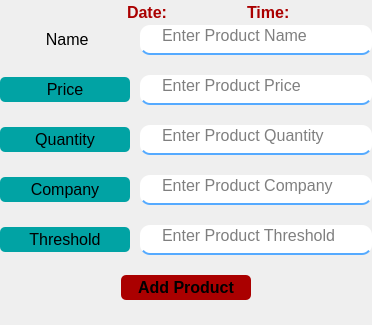
         <widget class="QWidget" name="addProductPage">
          <layout class="QVBoxLayout" name="verticalLayout_21">
           <property name="spacing">
            <number>0</number>
           </property>
           <property name="leftMargin">
            <number>0</number>
           </property>
           <property name="topMargin">
            <number>0</number>
           </property>
           <property name="rightMargin">
            <number>0</number>
           </property>
           <property name="bottomMargin">
            <number>0</number>
           </property>
           <item alignment="Qt::AlignRight|Qt::AlignTop">
            <widget class="QWidget" name="dataTimeWidget" native="true">
             <property name="sizePolicy">
              <sizepolicy hsizetype="Fixed" vsizetype="Fixed">
               <horstretch>0</horstretch>
               <verstretch>0</verstretch>
              </sizepolicy>
             </property>
             <property name="minimumSize">
              <size>
               <width>100</width>
               <height>25</height>
              </size>
             </property>
             <layout class="QHBoxLayout" name="horizontalLayout_10">
              <property name="spacing">
               <number>0</number>
              </property>
              <property name="leftMargin">
               <number>0</number>
              </property>
              <property name="topMargin">
               <number>0</number>
              </property>
              <property name="rightMargin">
               <number>0</number>
              </property>
              <property name="bottomMargin">
               <number>0</number>
              </property>
              <item alignment="Qt::AlignHCenter">
               <widget class="QWidget" name="widget_9" native="true">
                <layout class="QHBoxLayout" name="horizontalLayout_16">
                 <property name="spacing">
                  <number>0</number>
                 </property>
                 <property name="leftMargin">
                  <number>0</number>
                 </property>
                 <property name="topMargin">
                  <number>0</number>
                 </property>
                 <property name="rightMargin">
                  <number>0</number>
                 </property>
                 <property name="bottomMargin">
                  <number>0</number>
                 </property>
                 <item>
                  <widget class="QLabel" name="label_5">
                   <property name="sizePolicy">
                    <sizepolicy hsizetype="Preferred" vsizetype="Fixed">
                     <horstretch>0</horstretch>
                     <verstretch>0</verstretch>
                    </sizepolicy>
                   </property>
                   <property name="font">
                    <font>
                     <pointsize>12</pointsize>
                     <weight>75</weight>
                     <bold>true</bold>
                    </font>
                   </property>
                   <property name="styleSheet">
                    <string notr="true">color: rgb(170, 0, 0);</string>
                   </property>
                   <property name="text">
                    <string>Date:</string>
                   </property>
                  </widget>
                 </item>
                 <item>
                  <widget class="QLabel" name="displayDate">
                   <property name="sizePolicy">
                    <sizepolicy hsizetype="Fixed" vsizetype="Preferred">
                     <horstretch>0</horstretch>
                     <verstretch>0</verstretch>
                    </sizepolicy>
                   </property>
                   <property name="minimumSize">
                    <size>
                     <width>80</width>
                     <height>0</height>
                    </size>
                   </property>
                   <property name="text">
                    <string/>
                   </property>
                  </widget>
                 </item>
                </layout>
               </widget>
              </item>
              <item alignment="Qt::AlignHCenter">
               <widget class="QWidget" name="widget_8" native="true">
                <layout class="QHBoxLayout" name="horizontalLayout_15">
                 <property name="spacing">
                  <number>2</number>
                 </property>
                 <property name="leftMargin">
                  <number>0</number>
                 </property>
                 <property name="topMargin">
                  <number>0</number>
                 </property>
                 <property name="rightMargin">
                  <number>0</number>
                 </property>
                 <property name="bottomMargin">
                  <number>0</number>
                 </property>
                 <item>
                  <widget class="QLabel" name="label_11">
                   <property name="sizePolicy">
                    <sizepolicy hsizetype="Preferred" vsizetype="Fixed">
                     <horstretch>0</horstretch>
                     <verstretch>0</verstretch>
                    </sizepolicy>
                   </property>
                   <property name="minimumSize">
                    <size>
                     <width>0</width>
                     <height>0</height>
                    </size>
                   </property>
                   <property name="font">
                    <font>
                     <pointsize>12</pointsize>
                     <weight>75</weight>
                     <bold>true</bold>
                    </font>
                   </property>
                   <property name="styleSheet">
                    <string notr="true">color: rgb(170, 0, 0);</string>
                   </property>
                   <property name="text">
                    <string>Time:</string>
                   </property>
                  </widget>
                 </item>
                 <item>
                  <widget class="QLabel" name="displayTime">
                   <property name="sizePolicy">
                    <sizepolicy hsizetype="Fixed" vsizetype="Preferred">
                     <horstretch>0</horstretch>
                     <verstretch>0</verstretch>
                    </sizepolicy>
                   </property>
                   <property name="minimumSize">
                    <size>
                     <width>80</width>
                     <height>0</height>
                    </size>
                   </property>
                   <property name="text">
                    <string/>
                   </property>
                  </widget>
                 </item>
                </layout>
               </widget>
              </item>
             </layout>
            </widget>
           </item>
           <item>
            <widget class="QWidget" name="widget" native="true">
             <property name="sizePolicy">
              <sizepolicy hsizetype="Preferred" vsizetype="Expanding">
               <horstretch>0</horstretch>
               <verstretch>0</verstretch>
              </sizepolicy>
             </property>
             <property name="styleSheet">
              <string notr="true"/>
             </property>
             <layout class="QVBoxLayout" name="verticalLayout_22">
              <property name="spacing">
               <number>0</number>
              </property>
              <property name="leftMargin">
               <number>0</number>
              </property>
              <property name="topMargin">
               <number>0</number>
              </property>
              <property name="rightMargin">
               <number>0</number>
              </property>
              <property name="bottomMargin">
               <number>0</number>
              </property>
              <item alignment="Qt::AlignHCenter|Qt::AlignVCenter">
               <widget class="QWidget" name="widget_6" native="true">
                <property name="sizePolicy">
                 <sizepolicy hsizetype="Fixed" vsizetype="Expanding">
                  <horstretch>0</horstretch>
                  <verstretch>0</verstretch>
                 </sizepolicy>
                </property>
                <property name="styleSheet">
                 <string notr="true">QWidget{
border-radius: 5px;
}
#inputProductName, #inputProductPrice, #inputProductQuantity, #inputProductCompany,#inputProductThreshold_2{
	
	color: rgb(0, 0, 0);
	border-bottom: 2px solid rgba(85, 170, 255);
	border-radius: 10px;
	padding-bottom: 7px;
    padding-left: 20px;
	padding-right: 20px;
}

QLineEdit:focus{
	border: 3px solid rgb(85, 170, 255);
	border-radius: 20px;
}
</string>
                </property>
                <layout class="QVBoxLayout" name="verticalLayout_23">
                 <property name="spacing">
                  <number>20</number>
                 </property>
                 <property name="leftMargin">
                  <number>0</number>
                 </property>
                 <property name="topMargin">
                  <number>0</number>
                 </property>
                 <property name="rightMargin">
                  <number>0</number>
                 </property>
                 <property name="bottomMargin">
                  <number>0</number>
                 </property>
                 <item>
                  <widget class="QWidget" name="widget_2" native="true">
                   <property name="sizePolicy">
                    <sizepolicy hsizetype="Preferred" vsizetype="Fixed">
                     <horstretch>0</horstretch>
                     <verstretch>0</verstretch>
                    </sizepolicy>
                   </property>
                   <layout class="QHBoxLayout" name="horizontalLayout_11">
                    <property name="spacing">
                     <number>10</number>
                    </property>
                    <property name="leftMargin">
                     <number>0</number>
                    </property>
                    <property name="topMargin">
                     <number>0</number>
                    </property>
                    <property name="rightMargin">
                     <number>0</number>
                    </property>
                    <property name="bottomMargin">
                     <number>0</number>
                    </property>
                    <item>
                     <widget class="QLabel" name="label">
                      <property name="sizePolicy">
                       <sizepolicy hsizetype="Fixed" vsizetype="Fixed">
                        <horstretch>0</horstretch>
                        <verstretch>0</verstretch>
                       </sizepolicy>
                      </property>
                      <property name="minimumSize">
                       <size>
                        <width>130</width>
                        <height>25</height>
                       </size>
                      </property>
                      <property name="font">
                       <font>
                        <pointsize>12</pointsize>
                       </font>
                      </property>
                      <property name="styleSheet">
                       <string notr="true">QLabel{
background-color: rgb(1, 163, 164);
text-align: center;
}#</string>
                      </property>
                      <property name="text">
                       <string> Name</string>
                      </property>
                      <property name="alignment">
                       <set>Qt::AlignCenter</set>
                      </property>
                     </widget>
                    </item>
                    <item>
                     <widget class="QLineEdit" name="inputProductName">
                      <property name="sizePolicy">
                       <sizepolicy hsizetype="Fixed" vsizetype="Fixed">
                        <horstretch>0</horstretch>
                        <verstretch>0</verstretch>
                       </sizepolicy>
                      </property>
                      <property name="minimumSize">
                       <size>
                        <width>232</width>
                        <height>30</height>
                       </size>
                      </property>
                      <property name="maximumSize">
                       <size>
                        <width>250</width>
                        <height>30</height>
                       </size>
                      </property>
                      <property name="font">
                       <font>
                        <pointsize>12</pointsize>
                        <weight>50</weight>
                        <bold>false</bold>
                       </font>
                      </property>
                      <property name="whatsThis">
                       <string>&lt;html&gt;&lt;head/&gt;&lt;body&gt;&lt;p&gt;adsasa&lt;/p&gt;&lt;/body&gt;&lt;/html&gt;</string>
                      </property>
                      <property name="styleSheet">
                       <string notr="true"/>
                      </property>
                      <property name="placeholderText">
                       <string>Enter Product Name</string>
                      </property>
                     </widget>
                    </item>
                   </layout>
                  </widget>
                 </item>
                 <item>
                  <widget class="QWidget" name="widget_3" native="true">
                   <property name="sizePolicy">
                    <sizepolicy hsizetype="Preferred" vsizetype="Fixed">
                     <horstretch>0</horstretch>
                     <verstretch>0</verstretch>
                    </sizepolicy>
                   </property>
                   <layout class="QHBoxLayout" name="horizontalLayout_12">
                    <property name="spacing">
                     <number>10</number>
                    </property>
                    <property name="leftMargin">
                     <number>0</number>
                    </property>
                    <property name="topMargin">
                     <number>0</number>
                    </property>
                    <property name="rightMargin">
                     <number>0</number>
                    </property>
                    <property name="bottomMargin">
                     <number>0</number>
                    </property>
                    <item>
                     <widget class="QLabel" name="label_2">
                      <property name="sizePolicy">
                       <sizepolicy hsizetype="Fixed" vsizetype="Fixed">
                        <horstretch>0</horstretch>
                        <verstretch>0</verstretch>
                       </sizepolicy>
                      </property>
                      <property name="minimumSize">
                       <size>
                        <width>130</width>
                        <height>25</height>
                       </size>
                      </property>
                      <property name="font">
                       <font>
                        <pointsize>12</pointsize>
                       </font>
                      </property>
                      <property name="styleSheet">
                       <string notr="true">background-color: rgb(1, 163, 164);</string>
                      </property>
                      <property name="text">
                       <string>Price</string>
                      </property>
                      <property name="alignment">
                       <set>Qt::AlignCenter</set>
                      </property>
                     </widget>
                    </item>
                    <item>
                     <widget class="QLineEdit" name="inputProductPrice">
                      <property name="sizePolicy">
                       <sizepolicy hsizetype="Fixed" vsizetype="Fixed">
                        <horstretch>0</horstretch>
                        <verstretch>0</verstretch>
                       </sizepolicy>
                      </property>
                      <property name="minimumSize">
                       <size>
                        <width>232</width>
                        <height>30</height>
                       </size>
                      </property>
                      <property name="maximumSize">
                       <size>
                        <width>250</width>
                        <height>30</height>
                       </size>
                      </property>
                      <property name="font">
                       <font>
                        <pointsize>12</pointsize>
                       </font>
                      </property>
                      <property name="styleSheet">
                       <string notr="true"/>
                      </property>
                      <property name="placeholderText">
                       <string>Enter Product Price</string>
                      </property>
                     </widget>
                    </item>
                   </layout>
                  </widget>
                 </item>
                 <item>
                  <widget class="QWidget" name="widget_4" native="true">
                   <property name="sizePolicy">
                    <sizepolicy hsizetype="Preferred" vsizetype="Fixed">
                     <horstretch>0</horstretch>
                     <verstretch>0</verstretch>
                    </sizepolicy>
                   </property>
                   <layout class="QHBoxLayout" name="horizontalLayout_13">
                    <property name="spacing">
                     <number>10</number>
                    </property>
                    <property name="leftMargin">
                     <number>0</number>
                    </property>
                    <property name="topMargin">
                     <number>0</number>
                    </property>
                    <property name="rightMargin">
                     <number>0</number>
                    </property>
                    <property name="bottomMargin">
                     <number>0</number>
                    </property>
                    <item>
                     <widget class="QLabel" name="label_3">
                      <property name="sizePolicy">
                       <sizepolicy hsizetype="Fixed" vsizetype="Maximum">
                        <horstretch>0</horstretch>
                        <verstretch>0</verstretch>
                       </sizepolicy>
                      </property>
                      <property name="minimumSize">
                       <size>
                        <width>130</width>
                        <height>25</height>
                       </size>
                      </property>
                      <property name="font">
                       <font>
                        <pointsize>12</pointsize>
                       </font>
                      </property>
                      <property name="styleSheet">
                       <string notr="true">background-color: rgb(1, 163, 164);</string>
                      </property>
                      <property name="text">
                       <string>Quantity</string>
                      </property>
                      <property name="alignment">
                       <set>Qt::AlignCenter</set>
                      </property>
                     </widget>
                    </item>
                    <item>
                     <widget class="QLineEdit" name="inputProductQuantity">
                      <property name="sizePolicy">
                       <sizepolicy hsizetype="Fixed" vsizetype="Fixed">
                        <horstretch>0</horstretch>
                        <verstretch>0</verstretch>
                       </sizepolicy>
                      </property>
                      <property name="minimumSize">
                       <size>
                        <width>232</width>
                        <height>30</height>
                       </size>
                      </property>
                      <property name="maximumSize">
                       <size>
                        <width>250</width>
                        <height>30</height>
                       </size>
                      </property>
                      <property name="font">
                       <font>
                        <pointsize>12</pointsize>
                       </font>
                      </property>
                      <property name="styleSheet">
                       <string notr="true"/>
                      </property>
                      <property name="placeholderText">
                       <string>Enter Product Quantity</string>
                      </property>
                     </widget>
                    </item>
                   </layout>
                  </widget>
                 </item>
                 <item>
                  <widget class="QWidget" name="widget_5" native="true">
                   <property name="sizePolicy">
                    <sizepolicy hsizetype="Preferred" vsizetype="Fixed">
                     <horstretch>0</horstretch>
                     <verstretch>0</verstretch>
                    </sizepolicy>
                   </property>
                   <layout class="QHBoxLayout" name="horizontalLayout_14">
                    <property name="spacing">
                     <number>10</number>
                    </property>
                    <property name="leftMargin">
                     <number>0</number>
                    </property>
                    <property name="topMargin">
                     <number>0</number>
                    </property>
                    <property name="rightMargin">
                     <number>0</number>
                    </property>
                    <property name="bottomMargin">
                     <number>0</number>
                    </property>
                    <item>
                     <widget class="QLabel" name="label_4">
                      <property name="sizePolicy">
                       <sizepolicy hsizetype="Fixed" vsizetype="Fixed">
                        <horstretch>0</horstretch>
                        <verstretch>0</verstretch>
                       </sizepolicy>
                      </property>
                      <property name="minimumSize">
                       <size>
                        <width>130</width>
                        <height>25</height>
                       </size>
                      </property>
                      <property name="font">
                       <font>
                        <pointsize>12</pointsize>
                       </font>
                      </property>
                      <property name="styleSheet">
                       <string notr="true">background-color: rgb(1, 163, 164);</string>
                      </property>
                      <property name="text">
                       <string>Company</string>
                      </property>
                      <property name="alignment">
                       <set>Qt::AlignCenter</set>
                      </property>
                     </widget>
                    </item>
                    <item>
                     <widget class="QLineEdit" name="inputProductCompany">
                      <property name="sizePolicy">
                       <sizepolicy hsizetype="Fixed" vsizetype="Fixed">
                        <horstretch>0</horstretch>
                        <verstretch>0</verstretch>
                       </sizepolicy>
                      </property>
                      <property name="minimumSize">
                       <size>
                        <width>232</width>
                        <height>30</height>
                       </size>
                      </property>
                      <property name="maximumSize">
                       <size>
                        <width>250</width>
                        <height>30</height>
                       </size>
                      </property>
                      <property name="font">
                       <font>
                        <pointsize>12</pointsize>
                       </font>
                      </property>
                      <property name="styleSheet">
                       <string notr="true"/>
                      </property>
                      <property name="placeholderText">
                       <string>Enter Product Company</string>
                      </property>
                     </widget>
                    </item>
                   </layout>
                  </widget>
                 </item>
                 <item>
                  <widget class="QWidget" name="widget_36" native="true">
                   <property name="sizePolicy">
                    <sizepolicy hsizetype="Preferred" vsizetype="Fixed">
                     <horstretch>0</horstretch>
                     <verstretch>0</verstretch>
                    </sizepolicy>
                   </property>
                   <layout class="QHBoxLayout" name="horizontalLayout_38">
                    <property name="spacing">
                     <number>10</number>
                    </property>
                    <property name="leftMargin">
                     <number>0</number>
                    </property>
                    <property name="topMargin">
                     <number>0</number>
                    </property>
                    <property name="rightMargin">
                     <number>0</number>
                    </property>
                    <property name="bottomMargin">
                     <number>0</number>
                    </property>
                    <item>
                     <widget class="QLabel" name="label_17">
                      <property name="sizePolicy">
                       <sizepolicy hsizetype="Fixed" vsizetype="Fixed">
                        <horstretch>0</horstretch>
                        <verstretch>0</verstretch>
                       </sizepolicy>
                      </property>
                      <property name="minimumSize">
                       <size>
                        <width>130</width>
                        <height>25</height>
                       </size>
                      </property>
                      <property name="font">
                       <font>
                        <pointsize>12</pointsize>
                       </font>
                      </property>
                      <property name="styleSheet">
                       <string notr="true">background-color: rgb(1, 163, 164);</string>
                      </property>
                      <property name="text">
                       <string>Threshold</string>
                      </property>
                      <property name="alignment">
                       <set>Qt::AlignCenter</set>
                      </property>
                     </widget>
                    </item>
                    <item>
                     <widget class="QLineEdit" name="inputProductThreshold_2">
                      <property name="sizePolicy">
                       <sizepolicy hsizetype="Fixed" vsizetype="Fixed">
                        <horstretch>0</horstretch>
                        <verstretch>0</verstretch>
                       </sizepolicy>
                      </property>
                      <property name="minimumSize">
                       <size>
                        <width>232</width>
                        <height>30</height>
                       </size>
                      </property>
                      <property name="maximumSize">
                       <size>
                        <width>250</width>
                        <height>30</height>
                       </size>
                      </property>
                      <property name="font">
                       <font>
                        <pointsize>12</pointsize>
                       </font>
                      </property>
                      <property name="styleSheet">
                       <string notr="true"/>
                      </property>
                      <property name="placeholderText">
                       <string>Enter Product Threshold</string>
                      </property>
                     </widget>
                    </item>
                   </layout>
                  </widget>
                 </item>
                 <item alignment="Qt::AlignHCenter">
                  <widget class="QWidget" name="widget_10" native="true">
                   <property name="minimumSize">
                    <size>
                     <width>50</width>
                     <height>0</height>
                    </size>
                   </property>
                   <layout class="QVBoxLayout" name="verticalLayout_25">
                    <property name="spacing">
                     <number>0</number>
                    </property>
                    <property name="leftMargin">
                     <number>0</number>
                    </property>
                    <property name="topMargin">
                     <number>0</number>
                    </property>
                    <property name="rightMargin">
                     <number>0</number>
                    </property>
                    <property name="bottomMargin">
                     <number>0</number>
                    </property>
                    <item>
                     <widget class="QPushButton" name="addProductBtn_3">
                      <property name="sizePolicy">
                       <sizepolicy hsizetype="Preferred" vsizetype="Preferred">
                        <horstretch>0</horstretch>
                        <verstretch>0</verstretch>
                       </sizepolicy>
                      </property>
                      <property name="minimumSize">
                       <size>
                        <width>130</width>
                        <height>25</height>
                       </size>
                      </property>
                      <property name="maximumSize">
                       <size>
                        <width>130</width>
                        <height>25</height>
                       </size>
                      </property>
                      <property name="font">
                       <font>
                        <pointsize>12</pointsize>
                        <weight>75</weight>
                        <bold>true</bold>
                       </font>
                      </property>
                      <property name="styleSheet">
                       <string notr="true">background-color: rgb(170, 0, 0);</string>
                      </property>
                      <property name="text">
                       <string>Add Product</string>
                      </property>
                     </widget>
                    </item>
                   </layout>
                  </widget>
                 </item>
                </layout>
               </widget>
              </item>
              <item alignment="Qt::AlignRight">
               <widget class="QWidget" name="widget_7" native="true">
                <property name="sizePolicy">
                 <sizepolicy hsizetype="Preferred" vsizetype="Fixed">
                  <horstretch>0</horstretch>
                  <verstretch>0</verstretch>
                 </sizepolicy>
                </property>
                <property name="minimumSize">
                 <size>
                  <width>130</width>
                  <height>25</height>
                 </size>
                </property>
                <property name="maximumSize">
                 <size>
                  <width>130</width>
                  <height>16777215</height>
                 </size>
                </property>
                <layout class="QVBoxLayout" name="verticalLayout_24">
                 <property name="spacing">
                  <number>0</number>
                 </property>
                 <property name="leftMargin">
                  <number>0</number>
                 </property>
                 <property name="topMargin">
                  <number>0</number>
                 </property>
                 <property name="rightMargin">
                  <number>0</number>
                 </property>
                 <property name="bottomMargin">
                  <number>0</number>
                 </property>
                </layout>
               </widget>
              </item>
             </layout>
            </widget>
           </item>
          </layout>
         </widget>
